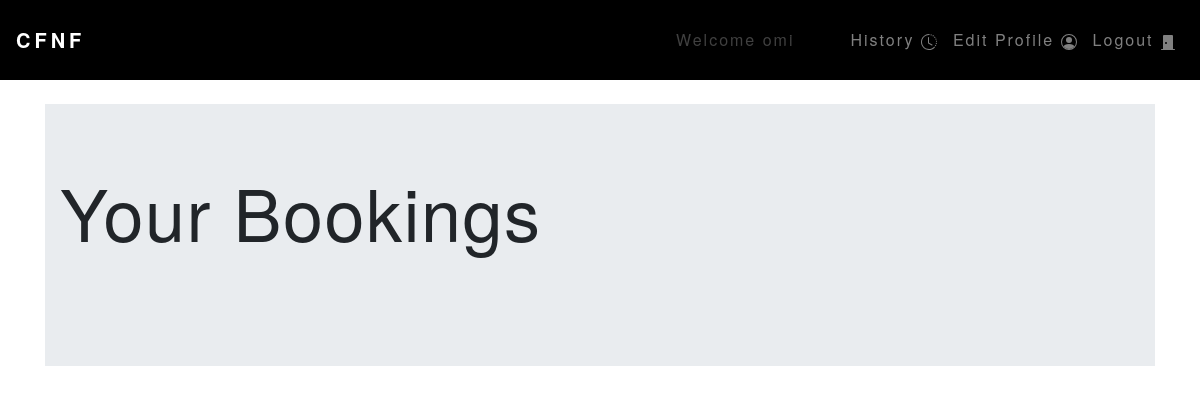
The page /store/history (signed in) on the database as committed earlier.
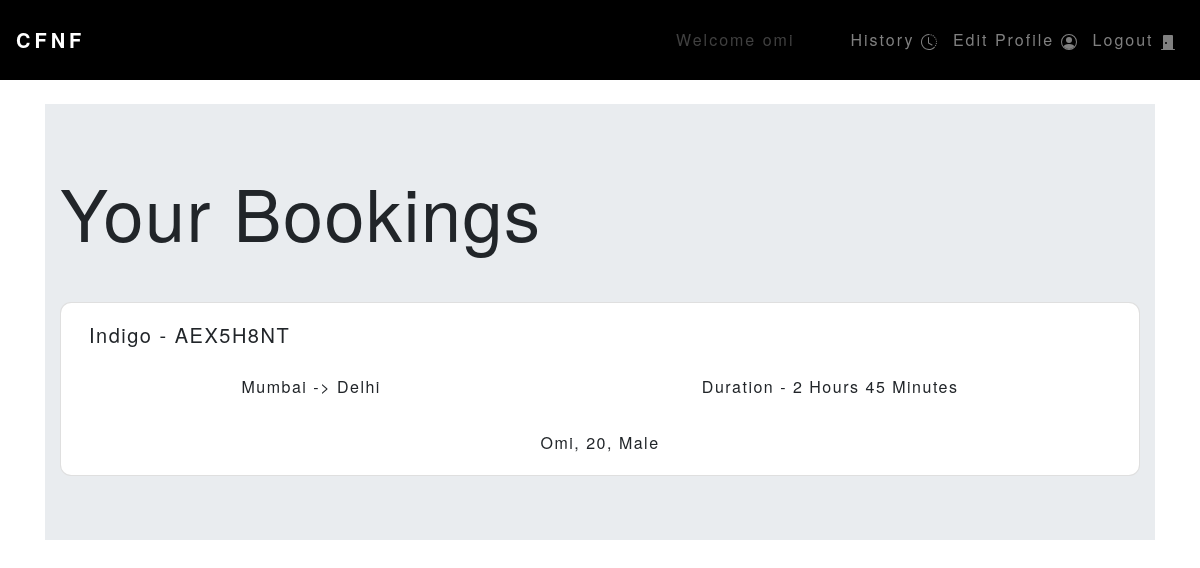
The same page on the database as committed later.
### store/models.py (models this page shows, shortened)
class Ticket(models.Model):
    flight = models.ForeignKey(Flights, on_delete=models.CASCADE)
    user = models.ForeignKey(User, on_delete=models.CASCADE, default=1)
    pas1_name = models.CharField(max_length=50, null=True)
    pas1_age = models.IntegerField(null=True)
    pas1_gen = models.CharField(max_length=10, null=True)
    pas2_name = models.CharField(max_length=50, null=True)
    pas2_age = models.IntegerField(null=True)
    pas2_gen = models.CharField(max_length=10, null=True)
    pas3_name = models.CharField(max_length=50, null=True)
    pas3_age = models.IntegerField(null=True)
    pas3_gen = models.CharField(max_length=10, null=True)
    pas4_name = models.CharField(max_length=50, null=True)
    pas4_age = models.IntegerField(null=True)
    pas4_gen = models.CharField(max_length=10, null=True)
    pas5_name = models.CharField(max_length=50, null=True)
    pas5_age = models.IntegerField(null=True)
    pas5_gen = models.CharField(max_length=10, null=True)
    @staticmethod
    def get_by_user(user):
        return Ticket.objects.filter(user__in = user )

class Flights(models.Model):
    airline = models.ForeignKey('Airlines', on_delete=models.CASCADE)
    code = models.CharField(max_length=8, null=True)
    duration = models.CharField(max_length=20, null=True)
    price_e = models.IntegerField(default=5000)
    price_b = models.IntegerField(default=5000)
    price_fc = models.IntegerField(default=5000)
    time = models.DateTimeField()
    fromdest = models.CharField(max_length=20, null=True)
    todest = models.CharField(max_length=20, null=True)
    ns = models.IntegerField(null=True) #total number of seats
    nsle = models.IntegerField(null=True) #number of seats left in economy
    nslb = models.IntegerField(null=True) #number of seats left in business
    nslf = models.IntegerField(null=True) #number of seats left in first class
    obw = models.CharField(max_length=3, null=True) #on-board wifi
    baggage_lim = models.IntegerField(null=True)
    apt_name = models.CharField(max_length=100, null=True)
    no_stops = models.IntegerField(default=0)
    stop_name = models.CharField(max_length=100, null=True)
    class Meta:
        ordering = ['time']

class Airlines(models.Model):
    airline = models.CharField(max_length=20, null=True)
    def __str__(self):
        return self.airline

### store/views.py (the view)
# urls.py: path('history', views.history, name='history'),
def history(request):
    csu_id = request.user.username #current user's id
    print(csu_id)
    cust_obj = User.objects.filter(username = csu_id)
    print(cust_obj)
    tickets = Ticket.get_by_user(cust_obj)
    return render(request, 'store/history.html', {'tickets': tickets})

### store/templates/store/history.html (shortened to what this page needs)
{% extends 'base.html' %}
{% block page %}
<div class="container mt-4">
    <div class="jumbotron jumbotron-fluid">
        <div class="container">
            <h1 class="display-3 mb-5">Your Bookings</h1>
            {% for flt in tickets %}
            <div class="card w-100 text-center">
                <div class="card-body">
                    <div class="row">
                        <div class="col-8"><h5 class="card-title float-left ml-2">{{flt.flight.airline}} - {{flt.flight.code}}</h5></div>
                        <div class="col"><h6 class="card-text mr-4">{{flt.time}}</h6></div>
                    </div>
                    <div class="row mx-auto mt-3">
                        <p class="card-text mx-auto">{{flt.flight.fromdest}} -> {{flt.flight.todest}}</p>
                        <p class="card-text mx-auto">Duration - {{flt.flight.duration}}</p>
                    </div>
                    {% if flt.pas1_name %}
                    <div class="row mx-auto mt-3">
                        <p class="card-text mx-auto">{{flt.pas1_name}}, {{flt.pas1_age}}, {{flt.pas1_gen}}</p>
                    </div>
                    {% endif %}
                </div>
            </div>
            {% endfor %}
{% endblock %}

### store/templates/base.html (shortened to what this page needs)
<!doctype html>
<html lang="en">
  <head>
    <link rel="stylesheet" href="https://stackpath.bootstrapcdn.com/bootstrap/4.5.2/css/bootstrap.min.css">
    <link rel="stylesheet" href="https://cdnjs.cloudflare.com/ajax/libs/font-awesome/4.7.0/css/font-awesome.min.css">
    {% load static %}
    <link rel="stylesheet" type="text/css" href="{% static 'store/style.css' %}">
  </head>
  <body>
    <nav class="navbar navbar-expand-lg navbar-dark" style="background-color: rgb(0, 0, 0); height: 5rem; font-family: Helvetica Neue,sans-serif; letter-spacing: 2px;" id="navbar">
      <a class="navbar-brand" href="/store" style="font-family: Helvetica Neue,sans-serif; font-weight: bold; letter-spacing: 4px;">CFNF</a>
      <div class="collapse navbar-collapse" id="navbarNavAltMarkup">
        <div class="navbar-nav ml-auto">
          {% if user.is_authenticated %}
          {% if user.customer.name %}
          <a class="nav-link disabled pl-5 pr-5" href="#" tabindex="-1" aria-disabled="true">Welcome {{user.customer.name}}</a>
          {% else %}
          <a class="nav-link disabled pl-5 pr-5" href="#" tabindex="-1" aria-disabled="true">Welcome {{user.username}}</a>
          {% endif %}
          <a class="nav-link " href="/store/history">
            History
          </a>
          <a class="nav-link " href="/store/profile">
            Edit Profile
          </a>
          <a class="nav-link " href="/accounts/logout">
            Logout
            <svg width="1em" height="1em" viewBox="0 0 16 16" class="bi bi-door-closed-fill" fill="currentColor" xmlns="http://www.w3.org/2000/svg">
              <path fill-rule="evenodd" d="M4 1a1 1 0 0 0-1 1v13H1.5a.5.5 0 0 0 0 1h13a.5.5 0 0 0 0-1H13V2a1 1 0 0 0-1-1H4zm2 9a1 1 0 1 0 0-2 1 1 0 0 0 0 2z"/>
            </svg>
          </a>
          {% endif %}
        </div>
      </div>
    </nav>
    {% block page %}
    {% endblock %}
  </body>
</html>

### store/static/store/style.css (style rules this page uses)
body { font-family: "Helvetica Neue",sans-serif; letter-spacing: 1.5px; background: url("https://images.hdqwalls.com/download/dark-abstract-blur-4k-on-1600x900.jpg"); }
.card { border-radius: 0.7rem !important; }
.card-title { letter-spacing: 1.5px; }

Rows that differ between the two databases and show on the page:
added Ticket: flight.airline "Indigo", flight.code "AEX5H8NT", flight.fromdest "Mumbai", flight.todest "Delhi", flight.duration "2 Hours 45 Minutes", pas1_name "Omi", pas1_age "20", pas1_gen "Male"
